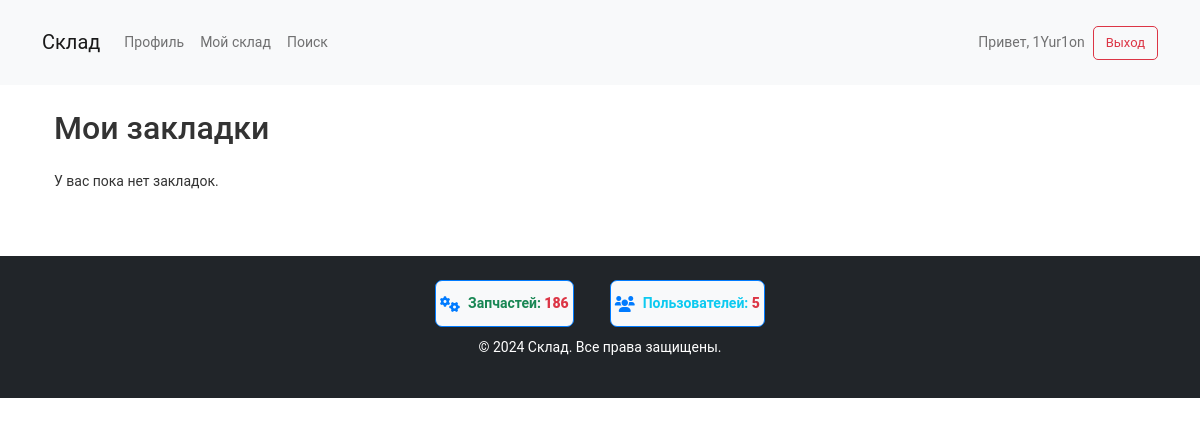
The app's page /bookmarks/ (signed in), older data.
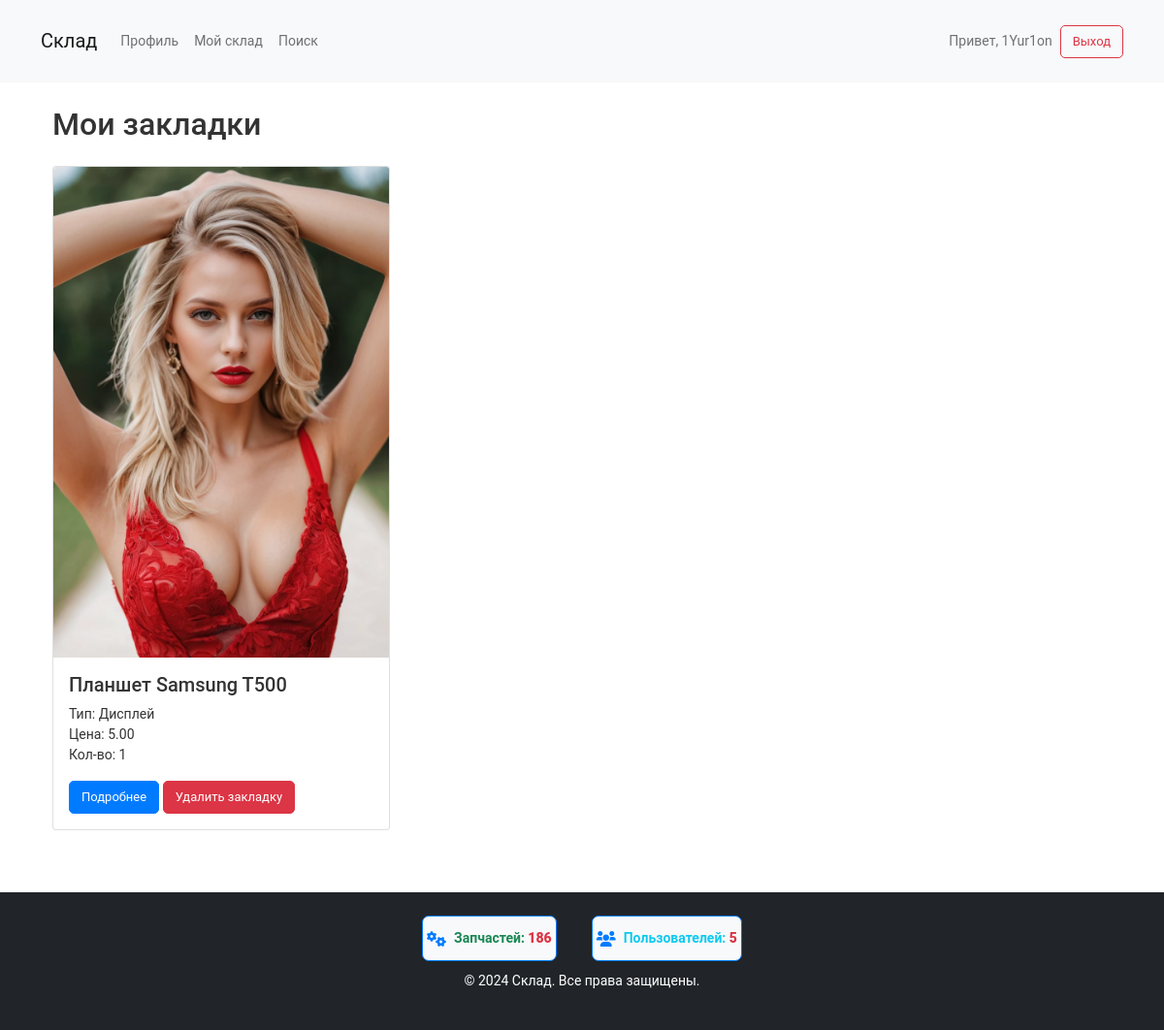
The same page, newer data.
### user_profile/models.py (models this page shows, shortened)
class Bookmark(models.Model):
    user = models.ForeignKey(User, on_delete=models.CASCADE, related_name='bookmarks')
    part = models.ForeignKey(Part, on_delete=models.CASCADE, related_name='bookmarked_by')
    created_at = models.DateTimeField(auto_now_add=True)

### warehouse/models.py (models this page shows, shortened)
class Part(models.Model):
    user = models.ForeignKey(User, on_delete=models.CASCADE)
    device = models.CharField(max_length=100)
    brand = models.CharField(max_length=100)
    model = models.CharField(max_length=100)
    part_type = models.CharField(max_length=100)
    condition = models.CharField(max_length=50, blank=True, null=True)  # Новое поле для состояния
    color = models.CharField(max_length=50, blank=True, null=True)
    quantity = models.IntegerField()
    price = models.DecimalField(max_digits=10, decimal_places=2)
    note = models.TextField(blank=True, null=True)
    created_at = models.DateTimeField(auto_now_add=True)

class PartImage(models.Model):
    part = models.ForeignKey(Part, on_delete=models.CASCADE, related_name='images')
    image = models.ImageField(upload_to='part_images/')

### user_profile/views.py (the view)
# urls.py: path('bookmarks/', views.bookmarks, name='bookmarks'),
@login_required
def bookmarks(request):
    user_bookmarks = Bookmark.objects.filter(user=request.user).select_related('part')
    return render(request, 'user_profile/bookmarks.html', {'bookmarks': user_bookmarks})

### warehouse/context_processors.py (called while the page is built)
def counts(request):
    return {
        'part_count': Part.objects.count(),
        'user_count': User.objects.count(),
    }

### user_profile/templates/user_profile/bookmarks.html (shortened to what this page needs)
{% extends 'warehouse/base.html' %}
{% block content %}
<div class="container my-4">
    <h2 class="mb-4">Мои закладки</h2>
    <div class="row">
        {% for bookmark in bookmarks %}
            <div class="col-md-4 mb-3">
                <div class="card">
                    <img src="{{ bookmark.part.images.first.image.url }}" class="card-img-top" alt="Фото запчасти">
                    <div class="card-body">
                        <h5 class="card-title">{{ bookmark.part.device }} {{ bookmark.part.brand }} {{ bookmark.part.model }}</h5>
                        <p class="card-text">
                            Тип: {{ bookmark.part.part_type }}<br>
                            Цена: {{ bookmark.part.price }}<br>
                            Кол-во: {{ bookmark.part.quantity }}
                        </p>
                        <a href="{% url 'part_detail' bookmark.part.id %}" class="btn btn-primary">Подробнее</a>
                        <a href="{% url 'toggle_bookmark' bookmark.part.id %}?next={% url 'bookmarks' %}" class="btn btn-danger">Удалить закладку</a>
                    </div>
                </div>
            </div>
        {% empty %}
            <p>У вас пока нет закладок.</p>
        {% endfor %}
    </div>
</div>
{% endblock %}

### warehouse/templates/warehouse/base.html (shortened to what this page needs)
<!DOCTYPE html>
<html lang="ru">
<head>
    {% load static %}
    <link href="https://cdn.jsdelivr.net/npm/bootstrap@5.1.3/dist/css/bootstrap.min.css" rel="stylesheet">
    <link rel="stylesheet" href="https://cdnjs.cloudflare.com/ajax/libs/font-awesome/6.0.0-beta3/css/all.min.css">
    <link rel="stylesheet" href="{% static 'css/styles.css' %}">
</head>
<body>
    <header class="header bg-light py-3 mb-4">
        <div class="container">
            <nav class="navbar navbar-expand-lg navbar-light">
                <a class="navbar-brand" href="{% url 'home' %}">Склад</a>
                <div class="collapse navbar-collapse" id="navbarNav">
                    <ul class="navbar-nav me-auto">
                        {% if user.is_authenticated %}
                            <li class="nav-item"><a class="nav-link" href="{% url 'profile' %}">Профиль</a></li>
                            <li class="nav-item"><a class="nav-link" href="{% url 'warehouse' %}">Мой склад</a></li>
                        {% endif %}
                        <li class="nav-item"><a class="nav-link" href="{% url 'search' %}">Поиск</a></li>
                    </ul>
                    {% if user.is_authenticated %}
                        <span class="navbar-text ms-3">Привет, {{ user.username }}</span>
                        <a class="btn btn-outline-danger ms-2" href="{% url 'logout' %}">Выход</a>
                    {% else %}
                        <a class="btn btn-outline-primary ms-2" href="{% url 'login' %}">Вход</a>
                        <a class="btn btn-outline-secondary ms-2" href="{% url 'register' %}">Регистрация</a>
                    {% endif %}
                </div>
            </nav>
        </div>
    </header>
    <div class="container mt-4">
        {% block content %}{% endblock %}
    </div>
    <footer class="footer bg-dark text-white py-4 mt-5">
        <div class="container">
            <div class="counter-group">
                <div class="counter">
                    <i class="fas fa-cogs"></i>
                    <span class="navbar-text text-success fw-bold">Запчастей: <strong class="text-danger">{{ part_count }}</strong></span>
                </div>
                <div class="counter">
                    <i class="fas fa-users"></i>
                    <span class="navbar-text text-info fw-bold">Пользователей: <strong class="text-danger">{{ user_count }}</strong></span>
                </div>
            </div>
            <p class="text-center">&copy; 2024 Склад. Все права защищены.</p>
        </div>
    </footer>
</body>
</html>

### static/css/styles.css (style rules this page uses)
body { margin: 0; padding: 0; color: #333; font-family: 'Roboto', sans-serif; font-size: 14px; line-height: 21px; position: relative; }
.btn { padding: 6px 12px; font-size: 13px; line-height: 20px; border-radius: 5px; text-align: center; display: inline-block; cursor: pointer; }
.btn-primary { background-color: #007bff; border: 1px solid #007bff; color: white; }

### warehouse/templates/warehouse/base.html (style rules this page uses)
.counter { border: 1px solid #007bff; border-radius: 7px; padding: 4px; margin: 0 8px; display: flex; align-items: center; background-color: #f8f9fa; }
.counter i { font-size: 1rem; margin-right: 8px; color: #007bff; }
.footer .counter-group { display: flex; justify-content: center; gap: 20px; margin-bottom: 10px; }

Row changes from the older to the newer data that the page shows:
added Bookmark: part.images.first.image (picture), part.device "Планшет", part.brand "Samsung", part.model "T500", part.part_type "Дисплей", part.price "5.00", part.quantity "1"
Text that changed along with them:
text no longer shown: "У вас пока нет закладок."
